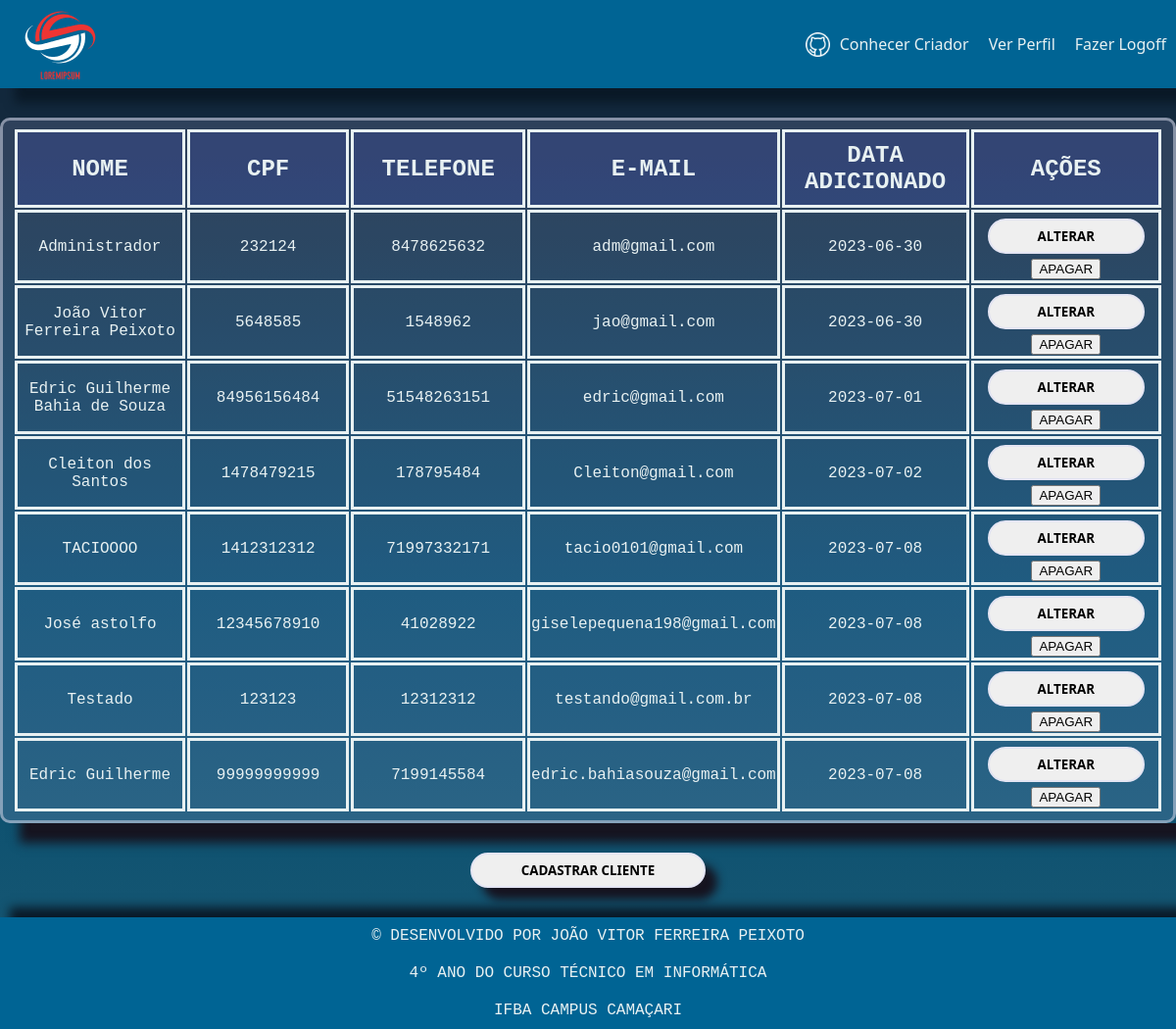
/paginas/home.php, run on the app's committed database.
### tables this page shows
CREATE TABLE `cliente` (
  `id` int(11) NOT NULL,
  `login` varchar(30) NOT NULL,
  `senha` varchar(30) NOT NULL,
  `cpf` varchar(11) NOT NULL,
  `hierarquia` enum('ADM','Cliente') NOT NULL DEFAULT 'Cliente',
  `nome` varchar(255) NOT NULL,
  `telefone` varchar(14) DEFAULT NULL,
  `email` varchar(200) DEFAULT NULL,
  `data_adicionado` date NOT NULL DEFAULT current_timestamp()
);

### paginas/home.php (the view, shortened to what this page needs)
<!DOCTYPE html>
<html lang="en">
<head>
    <link rel="stylesheet" href="../CSS/home.css" type="text/css">
</head>
<body>
    <?php
    include("../php/conexao.php");
        $clientes = mysqli_query($con, "SELECT * FROM cliente");
    ?>
    <header>
        <div id="logo"><img src="../imagens/logo.png" alt="Logo" width="100%"></div>
        <nav>
            <a id="gitHub" href="https://github.com/JaoVitorPeixoto" target="_blank"><img width="25px" id="imgGithub" src="../imagens/github.png">Conhecer Criador</a>
            <a href="ver_perfil.php">Ver Perfil</a>
            <a href="../Index.php">Fazer Logoff</a>
        </nav>
    </header>
    <main>
        <div id="tbl_clientes" >
            <table>
                <tr>
                    <th>NOME</th>
                    <th>CPF</th>
                    <th>TELEFONE</th>
                    <th>E-MAIL</th>
                    <th>DATA ADICIONADO</th>
                    <th>AÇÕES</th>
                </tr>
                <?php while($linha = mysqli_fetch_array($clientes)){ ?>
                    <tr>
                        <td><?=$linha["nome"]?></td>
                        <td><?=$linha["cpf"]?></td>
                        <td><?=$linha["telefone"]?></td>
                        <td><?=$linha["email"]?></td>
                        <td><?=$linha["data_adicionado"]?></td>
                        <td style="height: 60px; text-align: center;"><form action="alterar_dados_cliente.php" method="POST"> <input class="hover" id="btnAlterar" type="submit" value="ALTERAR"></form><form action="deletar.php" method="POST"> <input id="btnApagar" type="submit" value="APAGAR"></form></td>
                    </tr>
                <?php } ?>
            </table>
        </div>
        <a id="btnCadastrarCliente"href="cadastro_cliente.php"><button>CADASTRAR CLIENTE</button></a>
    </main>
    <footer>
        <p>© DESENVOLVIDO POR JOÃO VITOR FERREIRA PEIXOTO</p>
        <p>4º ANO DO CURSO TÉCNICO EM INFORMÁTICA</p>
        <p>IFBA CAMPUS CAMAÇARI</p>
    </footer>
</body>
</html>

### CSS/home.css (style rules this page uses)
html { height: 0px; }
body { box-sizing: border-box; padding: 0px; margin: 0px; min-height: 100vh; width: 100%; font-family: 'Courier New', Courier, monospace; background: linear-gradient(#13293d 15%, #01496b, #1b5a75); background-repeat: no-repeat; background-attachment: fixed; }
header { height: 90px; max-height: 10%; background: #006494; box-shadow: 15px 15px 10px #0a1927; }
main { display: flex; flex-direction: column; justify-content: space-evenly; align-items: center; min-height: 700px; }
footer { box-shadow: 10px -10px 10px #0a1927; margin: 0px; width: 100%; min-height: 100px; position: relative; bottom: 0; background: #006494; font-family: 'Courier New', Courier, monospace; font-size: 1em; color: #e8f1f2; text-align: center; }
footer p { margin: 0px; padding: 10px; }
nav { height: 100%; position: relative; display: flex; align-items: center; justify-content: flex-end; }
nav a { margin: 10px; color: #e8f1f2; font-family: 'Segoe UI', Tahoma, Geneva, Verdana, sans-serif; color: #e8f1f2; text-decoration: none; font-weight: 500; }
nav #gitHub { display: flex; align-items: center; }
nav #gitHub img { margin-right: 10px; }
#logo { position: relative; left: 10px; top: 8px; margin: 1px; float: left; width: 100px; }
th { background-color: rgba(69, 83, 238, 0.171); padding: 10px; border: solid; font-size: 1.5em; font-weight: bolder; }
td { width: 200px; border: solid; }
#tbl_clientes { margin: 0px; padding: 0px; margin-top: 30px; box-shadow: 20px 20px 10px rgb(22, 20, 32); }
table { width: 100%; height: 100%; font-size: 1em; color: #e8f1f2; padding: 7px 10px 7px 10px; text-align: center; border: solid rgba(214, 216, 233, 0.534); border-radius: 10px; background-color: rgba(180, 185, 236, 0.171); }
.hover { text-align: center; width: 12em; font-weight: bold; font-family: 'Segoe UI', Tahoma, Geneva, Verdana, sans-serif; border: 2px solid rgb(228, 229, 243); border-radius: 20px; margin: 5px; padding: 7px; }
#btnCadastrarCliente button { box-shadow: 12px 12px 10px rgb(22, 20, 32); cursor: pointer; text-align: center; width: 18em; font-weight: bold; font-family: 'Segoe UI', Tahoma, Geneva, Verdana, sans-serif; border: 2px solid rgb(228, 229, 243); border-radius: 20px; margin: 5px; padding: 7px; margin-top: 30px; margin-bottom: 30px; }

### data on the page
cliente: nome "Administrador", cpf "232124", telefone "8478625632", email "adm@gmail.com", data_adicionado "2023-06-30"
cliente: nome "João Vitor Ferreira Peixoto", cpf "5648585", telefone "1548962", email "jao@gmail.com", data_adicionado "2023-06-30"
cliente: nome "Edric Guilherme Bahia de Souza", cpf "84956156484", telefone "51548263151", email "edric@gmail.com", data_adicionado "2023-07-01"
cliente: nome "Cleiton dos Santos", cpf "1478479215", telefone "178795484", email "Cleiton@gmail.com", data_adicionado "2023-07-02"
cliente: nome "TACIOOOO", cpf "1412312312", telefone "71997332171", email "tacio0101@gmail.com", data_adicionado "2023-07-08"
cliente: nome "José astolfo", cpf "12345678910", telefone "41028922", email "giselepequena198@gmail.com", data_adicionado "2023-07-08"
cliente: nome "Testado", cpf "123123", telefone "12312312", email "testando@gmail.com.br", data_adicionado "2023-07-08"
cliente: nome "Edric Guilherme", cpf "99999999999", telefone "7199145584", email "edric.bahiasouza@gmail.com", data_adicionado "2023-07-08"
